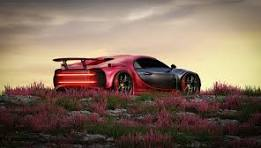
#> input picture sample.jpg, 261 x 148 px
$ python task4.py
#> lines starting #> are read from the running program, lines starting #| are printed output that depends on the picture
import numpy as np
import matplotlib.pyplot as plt
from PIL import Image

image_rgb = np.array(Image.open("sample.jpg"))
#> image_rgb is the input picture: shape (148, 261, 3); mean R, G, B 128.9, 107.3, 91.4
N = 8

downsampled = image_rgb[::N, ::N, :]

pixelated = np.repeat(np.repeat(downsampled, N, axis=0), N, axis=1)
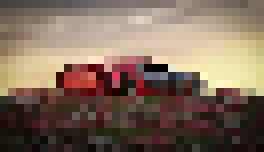
#> pixelated: shape (152, 264, 3); mean of channels 0, 1, 2 128.2, 106.9, 91.3; drawn as R, G, B

orig_bytes = image_rgb.nbytes
#> orig_bytes = 115884
down_bytes = downsampled.nbytes
#> down_bytes = 1881
dim_reduction = (1 - (1 / N)) * 100
mem_savings = ((orig_bytes - down_bytes) / orig_bytes) * 100
#> mem_savings = 98.38

print(f"--- DOWNSAMPLING ANALYSIS (N={N}) ---")
print(f"Original Shape:      {image_rgb.shape} | Memory: {orig_bytes:,} bytes")
#| Original Shape:      (148, 261, 3) | Memory: 115,884 bytes
print(f"Downsampled Shape:   {downsampled.shape} | Memory: {down_bytes:,} bytes")
#| Downsampled Shape:   (19, 33, 3) | Memory: 1,881 bytes
print(f"Re-expanded Shape:   {pixelated.shape} | Visual: Blocky Pixelation")
#| Re-expanded Shape:   (152, 264, 3) | Visual: Blocky Pixelation
print(f"Dimension Reduction: {dim_reduction:.2f}% reduction per axis")
print(f"Memory Savings:      {mem_savings:.2f}% data reduction")
#| Memory Savings:      98.38% data reduction

fig, axes = plt.subplots(1, 3, figsize=(14, 5))
axes[0].imshow(image_rgb)
axes[0].set_title(f"Original {image_rgb.shape[:2]}")
axes[1].imshow(downsampled)
axes[1].set_title(f"Downsampled (1/{N}x) {downsampled.shape[:2]}")
axes[2].imshow(pixelated)
axes[2].set_title(f"Re-expanded (Pixelated) {pixelated.shape[:2]}")

for ax in axes:
    ax.axis("off")

plt.tight_layout()
plt.show()
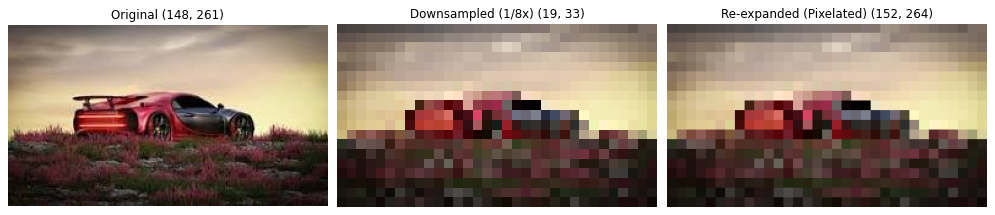
#> figure drawn by matplotlib, 3 panels

$ run again, with task3sc.png saved as sample.jpg
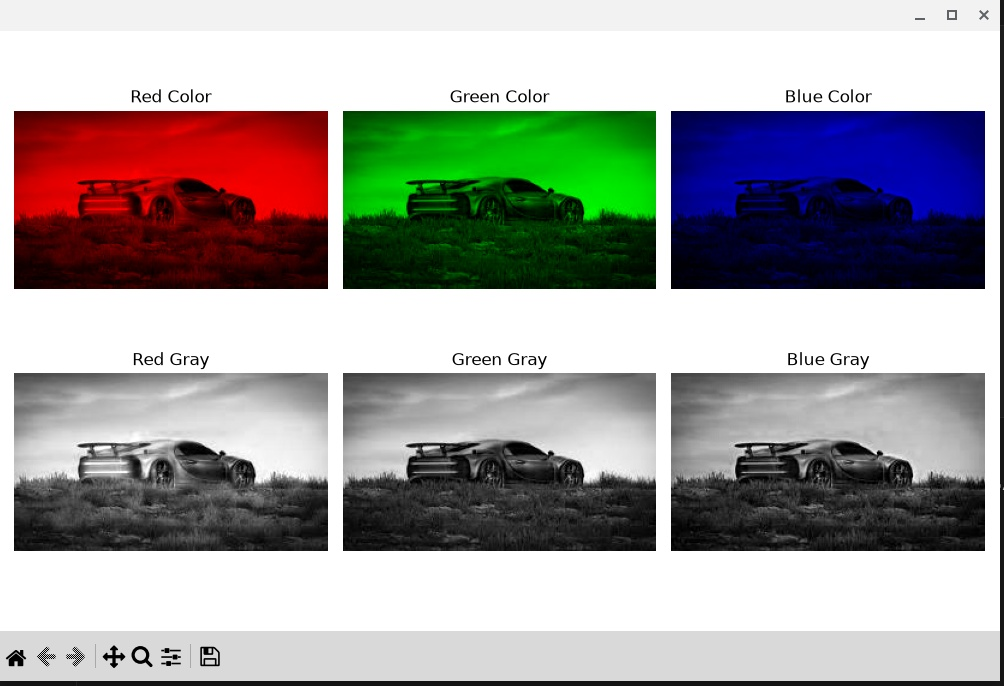
#> input picture task3sc.png, 1004 x 686 px
#> image_rgb is the input picture: shape (686, 1004, 3); mean R, G, B 161.6, 159.9, 158.6
#> `pixelated = np.repeat(np.repeat(downsampled, N, axis=0), N, axis=1)`:
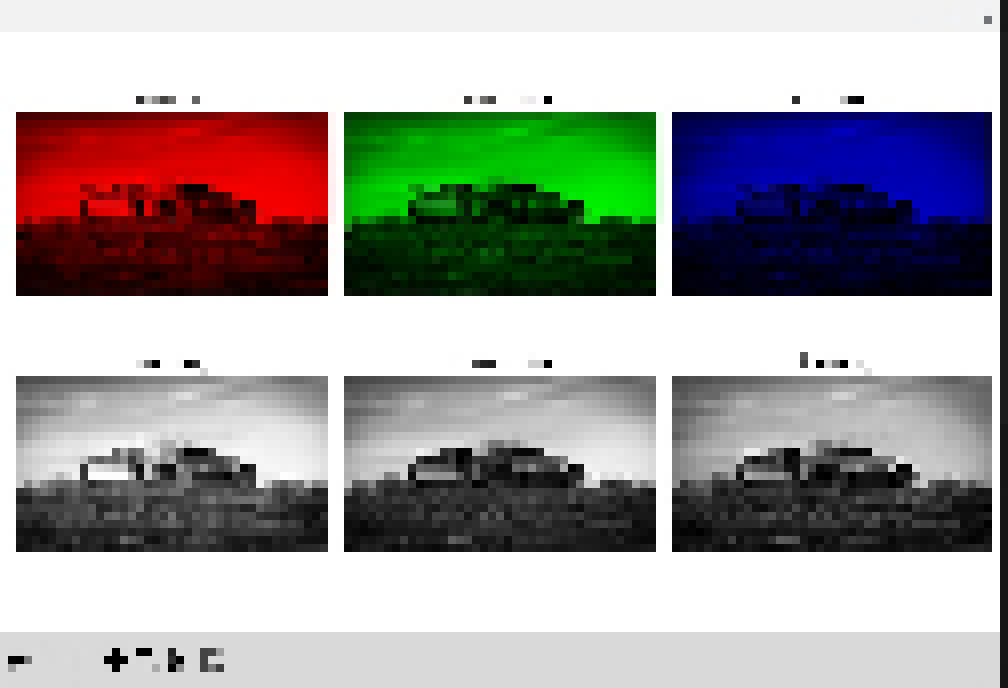
#> pixelated: shape (688, 1008, 3); mean R, G, B 161.4, 159.6, 158.5
#> orig_bytes = 2066232
#> down_bytes = 32508
#> mem_savings = 98.43
#| Original Shape:      (686, 1004, 3) | Memory: 2,066,232 bytes
#| Downsampled Shape:   (86, 126, 3) | Memory: 32,508 bytes
#| Re-expanded Shape:   (688, 1008, 3) | Visual: Blocky Pixelation
#| Memory Savings:      98.43% data reduction
#> `plt.show()`:
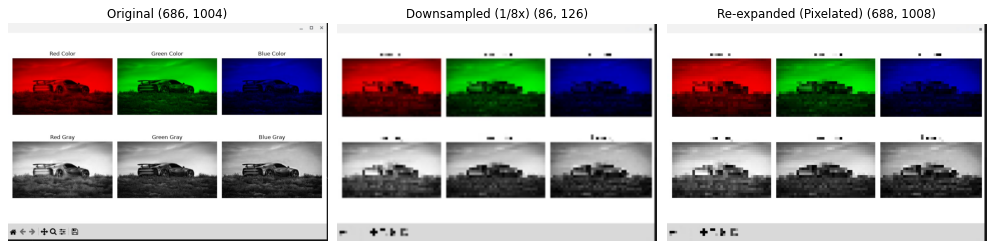
#> figure drawn by matplotlib, 3 panels
